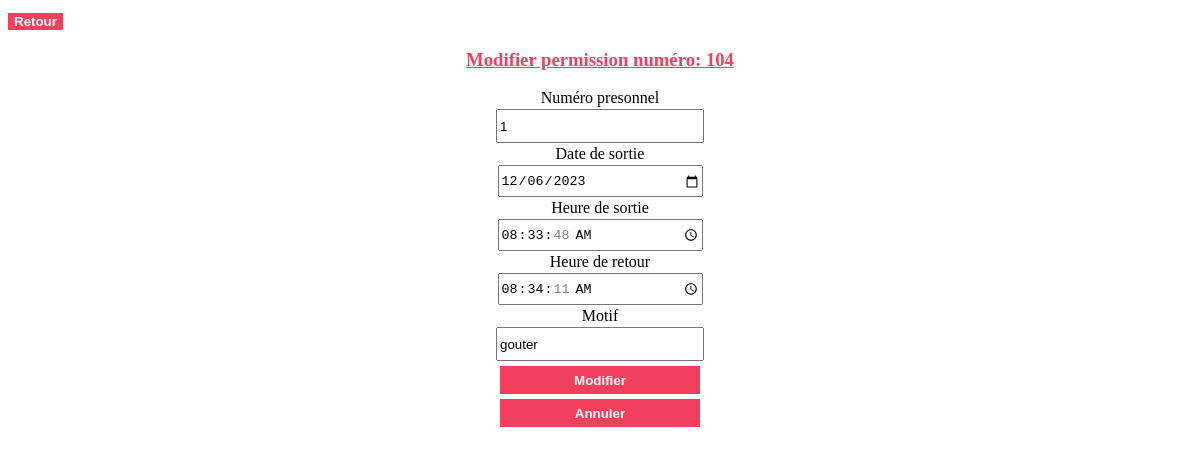
The app's page /Admin/permission/modifier.php?id=104 with its own data.
### tables this page shows
CREATE TABLE IF NOT EXISTS `permission` (
  `id_permission` int NOT NULL AUTO_INCREMENT,
  `numero_personnel` int NOT NULL,
  `date_permission` date NOT NULL,
  `heure_sortie` time DEFAULT NULL,
  `heure_retour` time DEFAULT NULL,
  `motif` varchar(255) DEFAULT NULL,
  `date_creation` date NOT NULL,
  `heure_creaction` time NOT NULL,
  PRIMARY KEY (`id_permission`,`numero_personnel`)
);

### Admin/permission/modifier.php (the view, shortened to what this page needs)
<!DOCTYPE html>
<html lang="en">
<head>
    <link rel="stylesheet" href="input.css">
</head>
<body>
        <a href="liste.php"><button id="button">Retour</button></a>
    <center>
<?php
        $db = mysqli_connect('localhost', 'root', '','amelioration_stage') or die('could not connect to database');
        $id = $_GET['id'];
        $req = mysqli_query($db, "SELECT * FROM permission WHERE id_permission = $id");
        $row = mysqli_fetch_assoc($req);
    ?>
    <div class="formulaire">
        <h3>Modifier permission numéro: <?=$row['id_permission']?></h3>
        <form action="" method="post">
            <label>Numéro presonnel</label>
            <input type="number" name="numero_personnel" value="<?=$row['numero_personnel']?>">
            <label>Date de sortie</label>
            <input type="date" name="date_permission" value="<?=$row['date_permission']?>">
            <label>Heure de sortie</label>
            <input type="time" name="heure_sortie" value="<?=$row['heure_sortie']?>">
            <label>Heure de retour</label>
            <input type="time" name="heure_retour" value="<?=$row['heure_retour']?>">
            <label>Motif</label>
            <input type="text" name="motif" value="<?=$row['motif']?>">
            <input type="submit" value="Modifier" name="btn" id="button">
            <input type="reset" value="Annuler" id="button">
        </form>
    </div></center>
</body>
</html>

### Admin/permission/input.css (style rules this page uses)
input,#select { display: block; width: 200px; height: 28px; margin: 2px; }
h3 { font-weight: bold; color: rgb(241, 64, 94); text-decoration: underline; }
#button { background-color: rgb(241, 64, 94); border:none; color:white; font-weight:bold; margin-top: 5px; }

### records on screen
permission: id_permission "104", numero_personnel "1", date_permission "12/06/2023", heure_sortie "08:33:48", heure_retour "08:34:11", motif "gouter"
